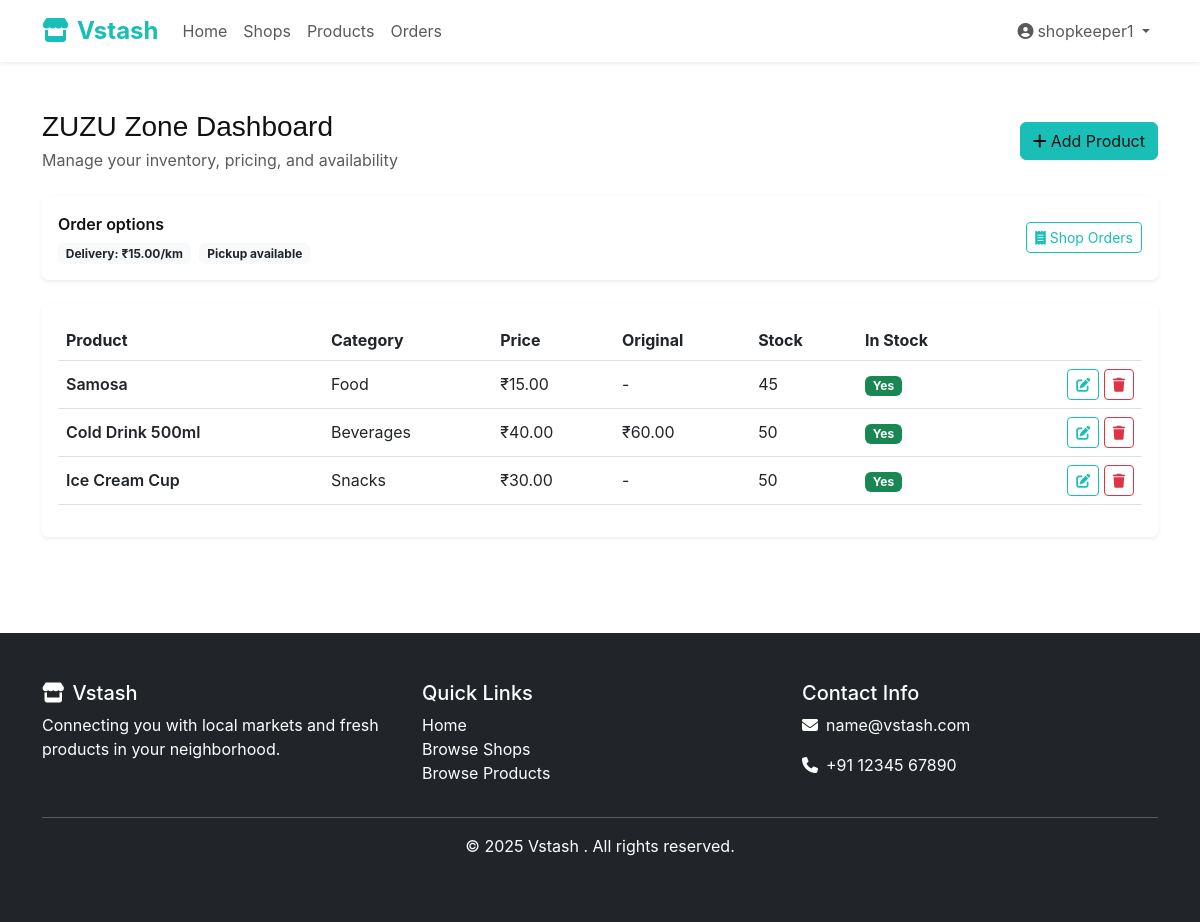
Page /dashboard/?shop=7 (signed in) on the earlier database version.
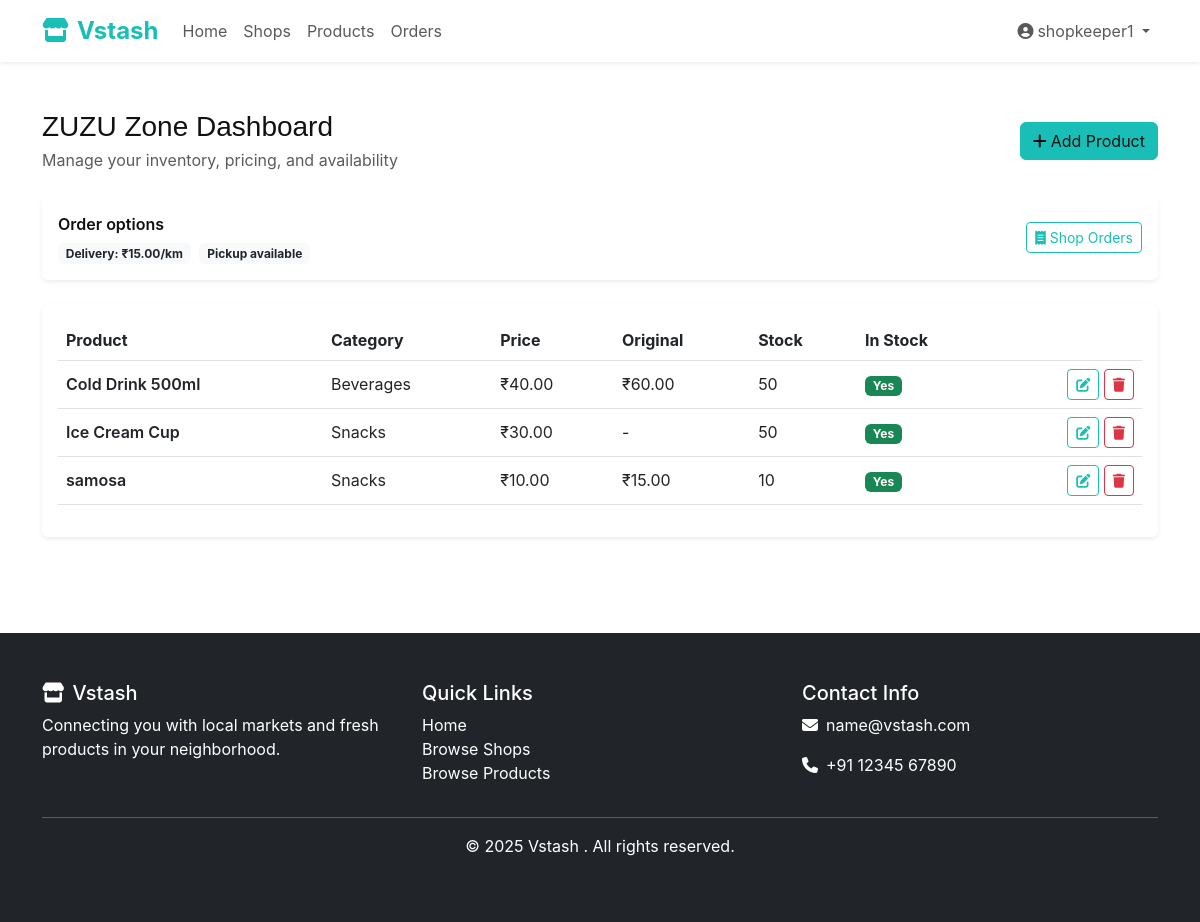
Same page on the later database version.
### shops/models.py (models this page shows, shortened)
class Product(models.Model):
    name = models.CharField(max_length=200)
    shop = models.ForeignKey(Shop, on_delete=models.CASCADE, related_name='products')
    category = models.ForeignKey(Category, on_delete=models.CASCADE)
    price = models.DecimalField(max_digits=10, decimal_places=2)
    original_price = models.DecimalField(max_digits=10, decimal_places=2, null=True, blank=True)
    image = models.ImageField(upload_to='products/', blank=True, null=True)
    description = models.TextField(blank=True)
    in_stock = models.BooleanField(default=True)
    stock_quantity = models.PositiveIntegerField(default=0)
    rating = models.DecimalField(max_digits=3, decimal_places=2, default=0.0,
                                validators=[MinValueValidator(0.0), MaxValueValidator(5.0)])
    created_at = models.DateTimeField(auto_now_add=True)
    updated_at = models.DateTimeField(auto_now=True)

class Category(models.Model):
    name = models.CharField(max_length=100, unique=True)
    description = models.TextField(blank=True)
    class Meta:
        verbose_name_plural = "Categories"

### shops/views.py (the view, shortened to what this page needs)
# urls.py: path('dashboard/', views.dashboard, name='dashboard'),
@login_required
def dashboard(request):
    if request.user.user_type != 'shopkeeper':
        messages.error(request, 'Only shopkeepers can access the dashboard.')
        return redirect('shops:index')
    shops_qs = _owned_shops(request.user)
    if not shops_qs.exists():
        return redirect('shops:shop_create')
    shop_id = request.GET.get('shop')
    shop = get_object_or_404(Shop, id=shop_id, owner=request.user)
    products = Product.objects.filter(shop=shop).select_related('category')
    return render(request, 'shops/dashboard.html', {
        'shop': shop,
        'products': products,
        'owned_shops': shops_qs.order_by('name'),
    })

### shops/views.py (called while the page is built)
def _owned_shops(user):
    return Shop.objects.filter(owner=user)

### templates/shops/dashboard.html (shortened to what this page needs)
{% extends 'base.html' %}
{% block content %}
<div class="container py-5">
  <div class="d-flex justify-content-between align-items-center mb-4">
    <div>
      <h1 class="h3 mb-1">{{ shop.name }} Dashboard</h1>
      <p class="text-muted mb-0">Manage your inventory, pricing, and availability</p>
    </div>
    <a href="{% url 'shops:product_create' %}" class="btn btn-primary"><i class="fas fa-plus me-1"></i>Add Product</a>
  </div>
  <div class="card border-0 shadow-sm mb-4">
    <div class="card-body">
      <div class="row g-2 align-items-center">
        <div class="col-md-8">
          <div class="fw-semibold mb-1">Order options</div>
          <div>
            {% if shop.offers_delivery %}
              <span class="badge bg-light text-dark me-1">Delivery: ₹{{ shop.delivery_charge_per_km }}/km</span>
            {% endif %}
            {% if shop.offers_pickup %}
              <span class="badge bg-light text-dark me-1">Pickup available</span>
            {% endif %}
          </div>
        </div>
        <div class="col-md-4 text-md-end">
          <a class="btn btn-outline-primary btn-sm" href="{% url 'shops:shop_orders' %}?shop={{ shop.id }}">
            <i class="fas fa-receipt me-1"></i>Shop Orders
          </a>
        </div>
      </div>
    </div>
  </div>
  <div class="card border-0 shadow-sm">
    <div class="card-body">
      <div class="table-responsive">
        <table class="table align-middle">
          <thead>
            <tr>
              <th>Product</th>
              <th>Category</th>
              <th>Price</th>
              <th>Original</th>
              <th>Stock</th>
              <th>In Stock</th>
              <th></th>
            </tr>
          </thead>
          <tbody>
            {% for p in products %}
            <tr>
              <td class="fw-semibold">{{ p.name }}</td>
              <td>{{ p.category.name }}</td>
              <td>₹{{ p.price }}</td>
              <td>{% if p.original_price %}₹{{ p.original_price }}{% else %}-{% endif %}</td>
              <td>{{ p.stock_quantity }}</td>
              <td>
                {% if p.in_stock %}<span class="badge bg-success">Yes</span>{% else %}<span class="badge badge-out-of-stock">No</span>{% endif %}
              </td>
              <td class="text-end">
                <a href="{% url 'shops:product_update' p.pk %}" class="btn btn-sm btn-outline-primary"><i class="fas fa-edit"></i></a>
                <a href="{% url 'shops:product_delete' p.pk %}" class="btn btn-sm btn-outline-danger"><i class="fas fa-trash"></i></a>
              </td>
            </tr>
            {% empty %}
            <tr>
              <td colspan="7" class="text-center text-muted py-4">No products yet. Click "Add Product" to add items.</td>
            </tr>
            {% endfor %}
          </tbody>
        </table>
      </div>
    </div>
  </div>
</div>
{% endblock %}

Differences in the rows shown:
removed Product: name "Samosa", category.name "Food", price "15.00", stock_quantity "45", in_stock "Yes"
added Product: name "samosa", category.name "Snacks", price "10.00", original_price "15.00", stock_quantity "10", in_stock "Yes"
